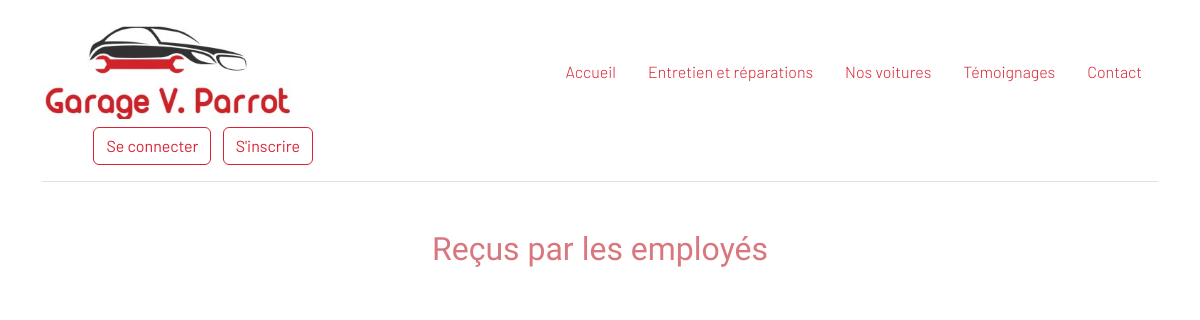
/temoignage_employe.php, run on an earlier commit of the app's database.
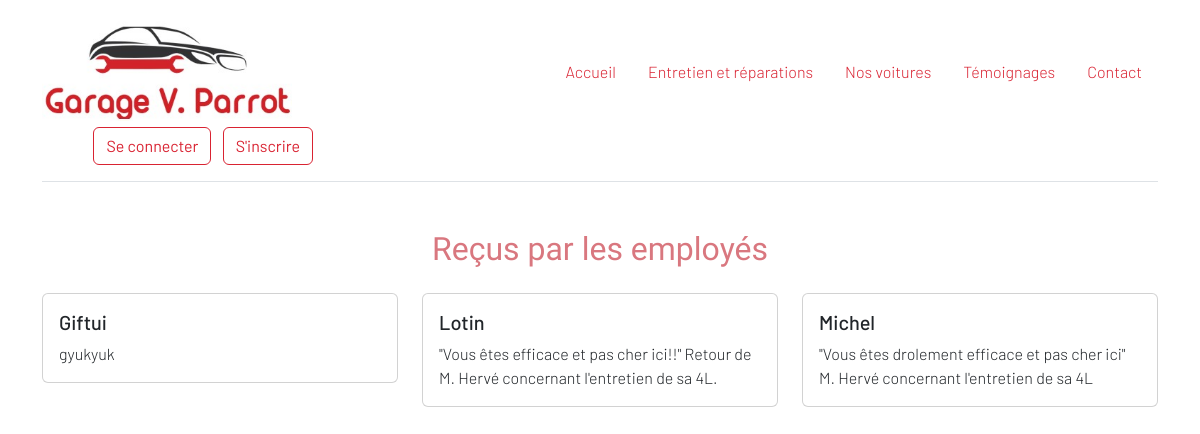
And on a later commit of the database.
### tables this page shows
CREATE TABLE `temoignages_employe` (
  `id` int(11) NOT NULL,
  `name` varchar(255) NOT NULL,
  `comment` text NOT NULL
);

### lib/config.php (called while the page is built, shortened)
<?php
    $visitMenu = [
      'index.php' => 'Accueil',
      'services.php' => 'Entretien et réparations',
      'cars.php' => 'Nos voitures',
      'add_temoignage.php' => 'Témoignages',
      'contact.php' => 'Contact',
    ];

### lib/temoignage.php (called while the page is built, shortened)
<?php
  function getTemoignageEmploye(PDO $pdo){
    $sql = 'SELECT * FROM temoignages_employe ORDER BY id DESC';
    $query = $pdo->prepare($sql);
    $query->execute();
    return $query->fetchAll();
  }
?>

### temoignage_employe.php (the view, shortened to what this page needs)
<?php
require_once('templates/header.php');
require_once('lib/temoignage.php');
$testimonies = getTemoignageEmploye($pdo);
?>
<h2 class="text-center mt-5">Reçus par les employés</h2>
<div class="container">
  <div class="row">
    <?php
    foreach($testimonies as $key => $testimoni){
    ?>
    <div class="col-md-4 mt-3">
        <div class="card ">
            <div class="card-body">
              <h5 class="card-title"><?=$testimoni['name']; ?></h5>
              <p class="card-text"><?=$testimoni['comment']; ?></p>
            </div>
        </div>
    </div>
    <?php } ?>
  </div>
</div>

### lib/gestion_session.php (shortened to what this page needs)
<?php if(!isset($_SESSION['user'])){?>
      <ul class="nav col-12 col-md-auto mb-2 justify-content-center mb-md-0 nav nav-pills">
      <?php foreach ($visitMenu as $key => $value) { ?>
          <li class="nav-item"><a href="<?=$key; ?>" class="nav-link <?php if ($currentPage === $key) { echo 'active'; } ?>"><?=$value ;?></a></li>
        <?php } ?>
      </ul>
      <?php } ?>

What changed in the data, as far as the page shows it:
added temoignages_employe: name "Giftui", comment "gyukyuk"
added temoignages_employe: name "Lotin", comment "\"Vous êtes efficace et pas cher ici!!\" Retour de M. Hervé concernant l'entretien de sa 4L."
added temoignages_employe: name "Michel", comment "\"Vous êtes drolement efficace et pas cher ici\" M. Hervé concernant l'entretien de sa 4L"
